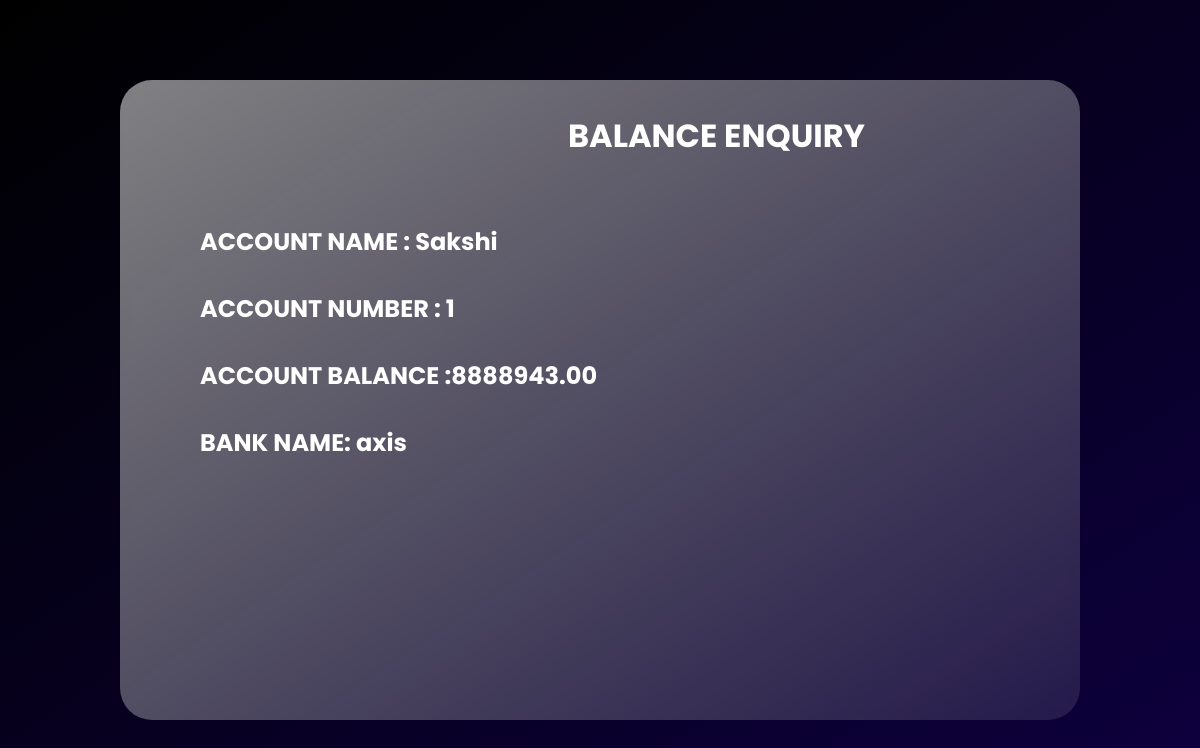
Before: /balenquiry (signed in) with the older database file.
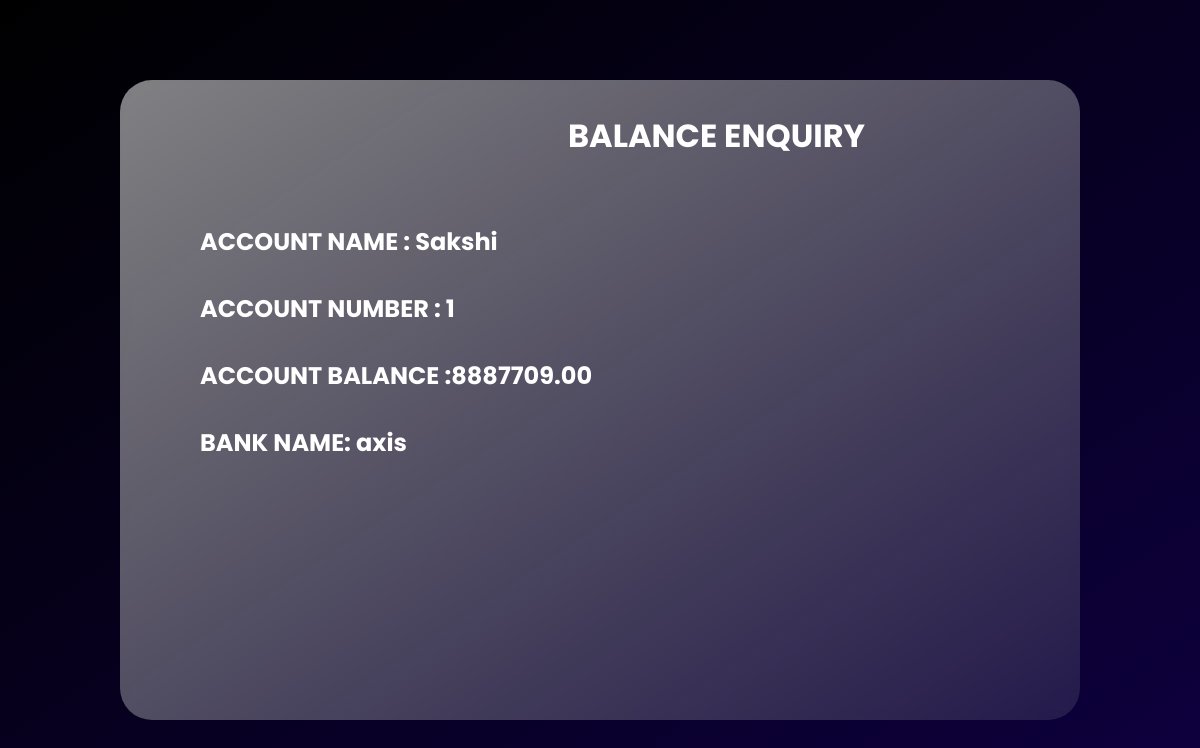
After: the same page with the newer database file.
### app/models.py (models this page shows, shortened)
class Account(models.Model):
    BANK_NAMES = (
        ("axis", "Axis Bank"),
        ("sbi", "State Bank of India"),
        ("pnb", "Punjab National Bank"),
        ("icici", "ICICI Bank"),
        ("hdfc", "HDFC Bank"),
        ("citi", "Citi Bank"),
        ("indus", "IndusInd Bank"),
        ("idbi", "IDBI Bank"),
        ("bob", "Bank of Baroda"),
    )
    account_id = models.AutoField(primary_key=True)
    user = models.OneToOneField(User, on_delete=models.CASCADE)
    name = models.CharField(max_length=100)
    bank_name = models.CharField(
        max_length=100, choices=BANK_NAMES, default="axis")
    pin = models.CharField(max_length=4)
    balance = models.DecimalField(max_digits=10, decimal_places=2)

### app/views.py (the view)
# urls.py: path('balenquiry', views.balenquiry, name='balenquiry'),
def balenquiry(request):
    username = request.session['username']
    user = User.objects.get(username=username)
    account = Account.objects.get(user=user)
    if account:
        return render(request, 'balenquiry.html', {
            "account": account
        })
    return render(request, 'balenquiry.html')

### app/templates/balenquiry.html (shortened to what this page needs)
{% load static %}
<html lang="en">
<head>
    <link rel="stylesheet" href="{% static 'css/lang.css' %}">
</head>
<body>
    <main>
        <section class="glass">
            <div class='text-box'>
            <h1 class='title'>BALANCE ENQUIRY</h1>
            <center>
            <div class="form-group">
            <h2 class="subtitle"> ACCOUNT NAME : {{account.name}} </h2>
            <h2 class="subtitle"> ACCOUNT NUMBER : {{account.account_id}} </h2>
            <h2 class="subtitle"> ACCOUNT BALANCE :{{account.balance}} </h2>
            <h2 class="subtitle"> BANK NAME: {{account.bank_name}} </h2>
            </div>
            </center>
            </div>
        </section>
    </main>
</body>
</html>

### app/static/css/lang.css (style rules this page uses)
* { margin: 0; padding: 0; box-sizing: 0; }
main { min-height: 100vh; background: linear-gradient(to right bottom, rgb(0, 0, 0), rgb(14, 0, 63)); display: flex; align-items: center; justify-content: center; }
.glass { background: white; height: 80vh; width: 70%; background: linear-gradient(to right bottom, rgba(255, 255, 255, 0.5), rgba(255, 255, 255, 0.1)); border-radius: 2rem; z-index: 3; backdrop-filter: blur(0.3rem); display: flex; flex-direction: column; }
.title { padding-left: 20rem; padding-top: 2rem; font-family: poppins; color: white; font-size: 2rem; }

### app/templates/balenquiry.html (style rules this page uses)
* { margin: 0; padding: 0; box-sizing: 0; }
main { min-height: 100vh; background: linear-gradient(to right bottom, rgb(0, 0, 0), rgb(14, 0, 63)); display: flex; align-items: center; justify-content: center; }
.glass { background: white; height: 80vh; width: 80%; background: linear-gradient(to right bottom, rgba(255, 255, 255, 0.5), rgba(255, 255, 255, 0.1)); border-radius: 2rem; z-index: 3; backdrop-filter: blur(0.3rem); display: flex; flex-direction: column; }
.title { padding-top: 2rem; font-family: poppins; color: white; font-size: 2rem; padding-left: 28rem; padding-bottom: 2rem; }
.subtitle { padding-left: 5rem; padding-top: 2rem; color: white; font-family: poppins; text-align: left; }

Changed rows visible on the page:
changed Account "Sakshi": balance "8888943.00" → "8887709.00"
